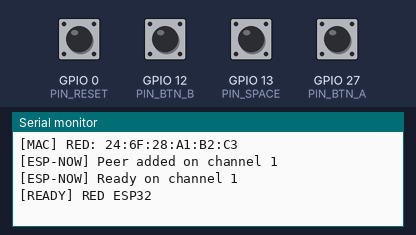
A sketch run on a simulated ESP32. Shown: the last lines printed to the serial monitor. The test bench sets the inputs (shaded band); at power-on: GPIO 0 (PIN_RESET), GPIO 12 (PIN_BTN_B), GPIO 13 (PIN_SPACE), GPIO 27 (PIN_BTN_A) HIGH.

Above: at 1.4 s.
1.5 s: GPIO 0 (PIN_RESET) pulled LOW for 1 s
At 2.7 s:
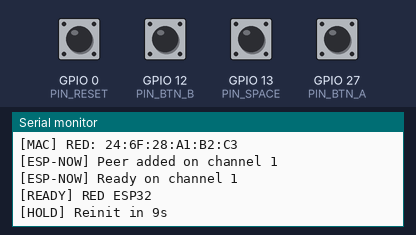
5.5 s: GPIO 12 (PIN_BTN_B) pulled LOW for 0.15 s
At 6.6 s:
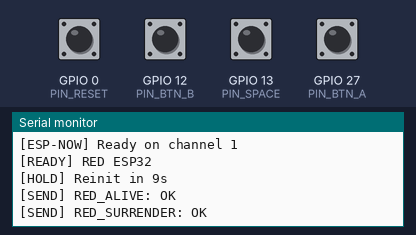
7.1 s: GPIO 13 (PIN_SPACE) pulled LOW for 1 s
At 8.5 s:
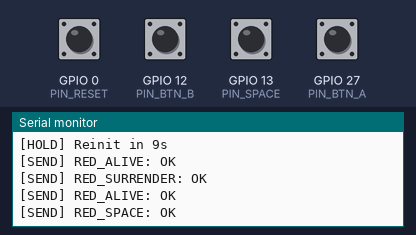
9.6 s: GPIO 27 (PIN_BTN_A) pulled LOW for 0.15 s
At 10.9 s:
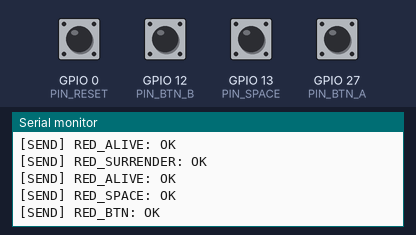

The sketch:

esp32_RED.ino
```cpp
/**
 * NXL Field Timer — ESP32 RED Button Box
 *
 * No WiFi — ESP-NOW only to Referee ESP32.
 * Automatically syncs to referee's WiFi channel via broadcast.
 *
 * GPIO 13 → SHORT press: RED_SPACE
 * GPIO 27 → RED_BTN   (point GREEN / red T/O)
 * GPIO 12 → RED_SURRENDER
 * GPIO  0 → BOOT button (hold 10s to reinit)
 *
 * Libraries: esp_now (built-in)
 */

#include <WiFi.h>
#include <esp_now.h>
#include <esp_wifi.h>

uint8_t REFEREE_MAC[] = {0xF4, 0x2D, 0xC9, 0x86, 0xD5, 0x04};

#define PIN_SPACE      13
#define PIN_BTN_A      27
#define PIN_BTN_B      12
#define PIN_RESET      0
#define DEBOUNCE_MS    200
#define SCORE_COOLDOWN 3000
#define RESET_HOLD_MS  10000

unsigned long scoreCooldownUntil = 0;
int currentChannel = 1;
bool peerReady = false;

void addRefereePeer(int channel){
  esp_now_del_peer(REFEREE_MAC);
  esp_now_peer_info_t peer = {};
  memcpy(peer.peer_addr, REFEREE_MAC, 6);
  peer.channel = channel;
  peer.encrypt = false;
  peer.ifidx = WIFI_IF_STA;
  if(esp_now_add_peer(&peer) == ESP_OK){
    peerReady = true;
    Serial.printf("[ESP-NOW] Peer added on channel %d\n", channel);
  }
}

void sendCmd(const char* cmd){
  if(!peerReady) return;
  esp_err_t r = esp_now_send(REFEREE_MAC, (uint8_t*)cmd, strlen(cmd));
  Serial.printf("[SEND] %s: %s\n", cmd, r==ESP_OK?"OK":"FAIL");
}

void onRecv(const esp_now_recv_info_t* info, const uint8_t* data, int len){
  char buf[32]; memcpy(buf, data, len); buf[len]=0;
  if(strncmp(buf, "CH:", 3)==0){
    int ch = atoi(buf+3);
    if(ch > 0 && ch != currentChannel){
      Serial.printf("[CHAN] Switching to channel %d\n", ch);
      currentChannel = ch;
      esp_wifi_set_channel(ch, WIFI_SECOND_CHAN_NONE);
      addRefereePeer(ch);
    }
  }
}

void onSend(const wifi_tx_info_t* info, esp_now_send_status_t status){
  if(status != ESP_NOW_SEND_SUCCESS)
    Serial.println("[SEND] Delivery failed — will retry next press");
}

void initEspNow(){
  WiFi.mode(WIFI_STA);
  WiFi.disconnect();
  esp_wifi_set_channel(currentChannel, WIFI_SECOND_CHAN_NONE);

  if(esp_now_init() != ESP_OK){
    Serial.println("[ESP-NOW] Init failed — rebooting");
    delay(2000); ESP.restart();
  }
  esp_now_register_recv_cb(onRecv);
  esp_now_register_send_cb(onSend);
  addRefereePeer(currentChannel);
  Serial.printf("[ESP-NOW] Ready on channel %d\n", currentChannel);
}

void setup(){
  Serial.begin(115200); delay(200);
  Serial.printf("[MAC] RED: %s\n", WiFi.macAddress().c_str());
  pinMode(PIN_SPACE, INPUT_PULLUP);
  pinMode(PIN_BTN_A, INPUT_PULLUP);
  pinMode(PIN_BTN_B, INPUT_PULLUP);
  pinMode(PIN_RESET, INPUT_PULLUP);
  initEspNow();
  Serial.println("[READY] RED ESP32");
}

void loop(){
  unsigned long now = millis();

  // Heartbeat every 4s
  static unsigned long lastHB = 0;
  if(now - lastHB > 4000){ lastHB = now; sendCmd("RED_ALIVE"); }

  // BOOT hold → reinit
  static unsigned long bootPress=0; static bool bootHeld=false,bootDone=false;
  bool bootLow=(digitalRead(PIN_RESET)==LOW);
  if(bootLow){
    if(!bootHeld){bootHeld=true;bootPress=now;bootDone=false;}
    else if(!bootDone){
      unsigned long held=now-bootPress;
      static unsigned long lp=0;
      if(now-lp>1000&&held>500){lp=now;Serial.printf("[HOLD] Reinit in %ds\n",(int)((RESET_HOLD_MS-held)/1000));}
      if(held>=RESET_HOLD_MS){bootDone=true;esp_now_deinit();initEspNow();}
    }
  } else {bootHeld=false;bootDone=false;}

  // GPIO 13 space — on release
  static bool spHeld=false; static unsigned long spTime=0;
  bool spLow=(digitalRead(PIN_SPACE)==LOW);
  if(spLow&&!spHeld){spHeld=true;spTime=now;}
  else if(!spLow&&spHeld){
    spHeld=false;
    if(now-spTime>DEBOUNCE_MS) sendCmd("RED_SPACE");
  }

  // GPIO 27 & 12 with cooldown
  bool cool=(now<scoreCooldownUntil);
  struct{int pin;const char*cmd;}btns[]={{PIN_BTN_A,"RED_BTN"},{PIN_BTN_B,"RED_SURRENDER"}};
  static unsigned long lp2[2]={0,0};
  for(int i=0;i<2;i++){
    if(digitalRead(btns[i].pin)==LOW&&now-lp2[i]>DEBOUNCE_MS&&!cool){
      lp2[i]=now; scoreCooldownUntil=now+SCORE_COOLDOWN;
      sendCmd(btns[i].cmd);
    }
  }
}
```

Measured:
- after the input at 1.5 s, the serial monitor: prints a new line after 0.50 s (image 1)
- after the input at 5.5 s, the serial monitor: prints a new line at once (image 2)
- after the input at 7.1 s, the serial monitor: prints a new line after 1.0 s (image 3)
- after the input at 9.6 s, the serial monitor: prints a new line at once (image 4)
